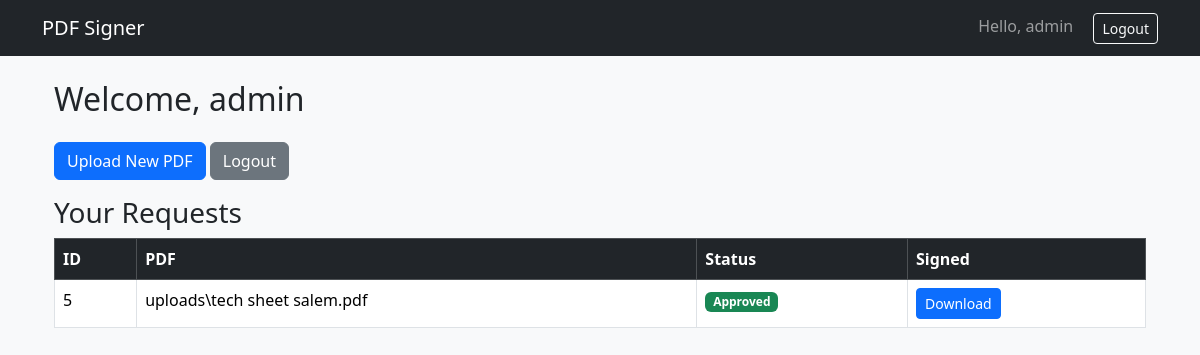
The app's page /dashboard (signed in) with its own data.
### tables this page shows
CREATE TABLE requests (
            id INTEGER PRIMARY KEY AUTOINCREMENT,
            pdf_path TEXT,
            signed_path TEXT,
            status TEXT,
            user_id INTEGER,
            FOREIGN KEY(user_id) REFERENCES users(id)
        );

### app.py (the view)
@app.route("/dashboard")
def user_dashboard():
    if "user_id" not in session:
        return redirect(url_for("login"))
    db = get_db()
    rows = db.execute("SELECT * FROM requests WHERE user_id=? ORDER BY id DESC", (session["user_id"],)).fetchall()
    return render_template("dashboard.html", requests=rows, username=session.get("username"), title="Dashboard")

### app.py (called while the page is built)
def get_db():
    db = getattr(g, "_database", None)
    if db is None:
        db = sqlite3.connect(DB_FILE)
        db.row_factory = sqlite3.Row
        g._database = db
    return db

@app.teardown_appcontext
def close_connection(exception):
    db = getattr(g, "_database", None)
    if db is not None:
        db.close()

### templates/dashboard.html
{% extends "base.html" %}
{% block content %}
<div class="container">
  <h2 class="mb-4">Welcome, {{ username }}</h2>
  <p>
    <a href="{{ url_for('upload') }}" class="btn btn-primary">Upload New PDF</a>
    <a href="{{ url_for('logout') }}" class="btn btn-secondary">Logout</a>
  </p>
  <h3>Your Requests</h3>
  <table class="table table-bordered">
    <thead class="table-dark">
      <tr><th>ID</th><th>PDF</th><th>Status</th><th>Signed</th></tr>
    </thead>
    <tbody>
      {% for r in requests %}
      <tr>
        <td>{{ r["id"] }}</td>
        <td>{{ r["pdf_path"].split('/')[-1] }}</td>
        <td>
          {% if r["status"] == "pending" %}<span class="badge bg-warning">Pending</span>
          {% elif r["status"] == "approved" %}<span class="badge bg-success">Approved</span>
          {% elif r["status"] == "rejected" %}<span class="badge bg-danger">Rejected</span>
          {% endif %}
        </td>
        <td>
          {% if r["status"] == "approved" and r["signed_path"] %}
            <a href="{{ url_for('download_file', req_id=r['id']) }}" class="btn btn-sm btn-primary">Download</a>
          {% else %}-{% endif %}
        </td>
      </tr>
      {% endfor %}
    </tbody>
  </table>
</div>
{% endblock %}

### records on screen
requests: id "5", pdf_path "uploads\\tech sheet salem.pdf", status "Approved"

### other values on screen
{{ session['username'] }} "admin"
{{ username }} "admin"
